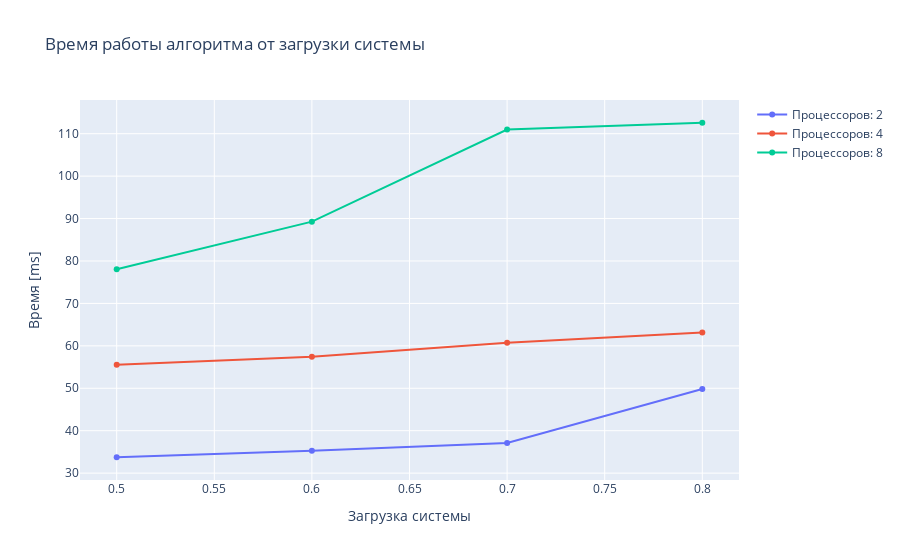

This figure's notebook cell:
### Code cell
df_res_g = df_res[df_res['Загрузка'] != 0.81]
df_res_g = df_res_g.groupby(['Система',  'Загрузка'])[['Время','Эффективность']].mean().reset_index()
results = df_res_g
data = []
for proc in results['Система'].unique():
    df_tmp = results[results['Система'] == proc]
    data.append(
        go.Scatter(
            x=df_tmp['Загрузка'],
            y=df_tmp['Время'],
            name = f'Процессоров: {proc}'
        )
    )
layout = {
    'title' : f'Время работы алгоритма от загрузки системы',
    'xaxis' : {
        'title':'Загрузка системы'
    },
    'yaxis' : {
        'title':'Время [ms]'
    }
}
fig = {
    'data':data,
    'layout':layout
}
iplot(fig)
go.Figure(fig).write_image("res3.jpg")

### Figure 1 — Plotly figure (JSON) as saved in the notebook; plotly's stock layout.template omitted (floating-point values rounded to 4 significant figures)
{"data": [{"name": "Процессоров: 2", "type": "scatter", "x": [0.5, 0.6, 0.7, 0.8], "y": [33.74, 35.28, 37.1, 49.84]}, {"name": "Процессоров: 4", "type": "scatter", "x": [0.5, 0.6, 0.7, 0.8], "y": [55.57, 57.42, 60.73, 63.17]}, {"name": "Процессоров: 8", "type": "scatter", "x": [0.5, 0.6, 0.7, 0.8], "y": [78.06, 89.27, 111.0, 112.6]}], "layout": {"autosize": true, "title": {"text": "Время работы алгоритма от загрузки системы"}, "xaxis": {"autorange": true, "range": [0.4819, 0.8181], "title": {"text": "Загрузка системы"}, "type": "linear"}, "yaxis": {"autorange": true, "range": [27.97, 118.4], "title": {"text": "Время [ms]"}, "type": "linear"}}}
